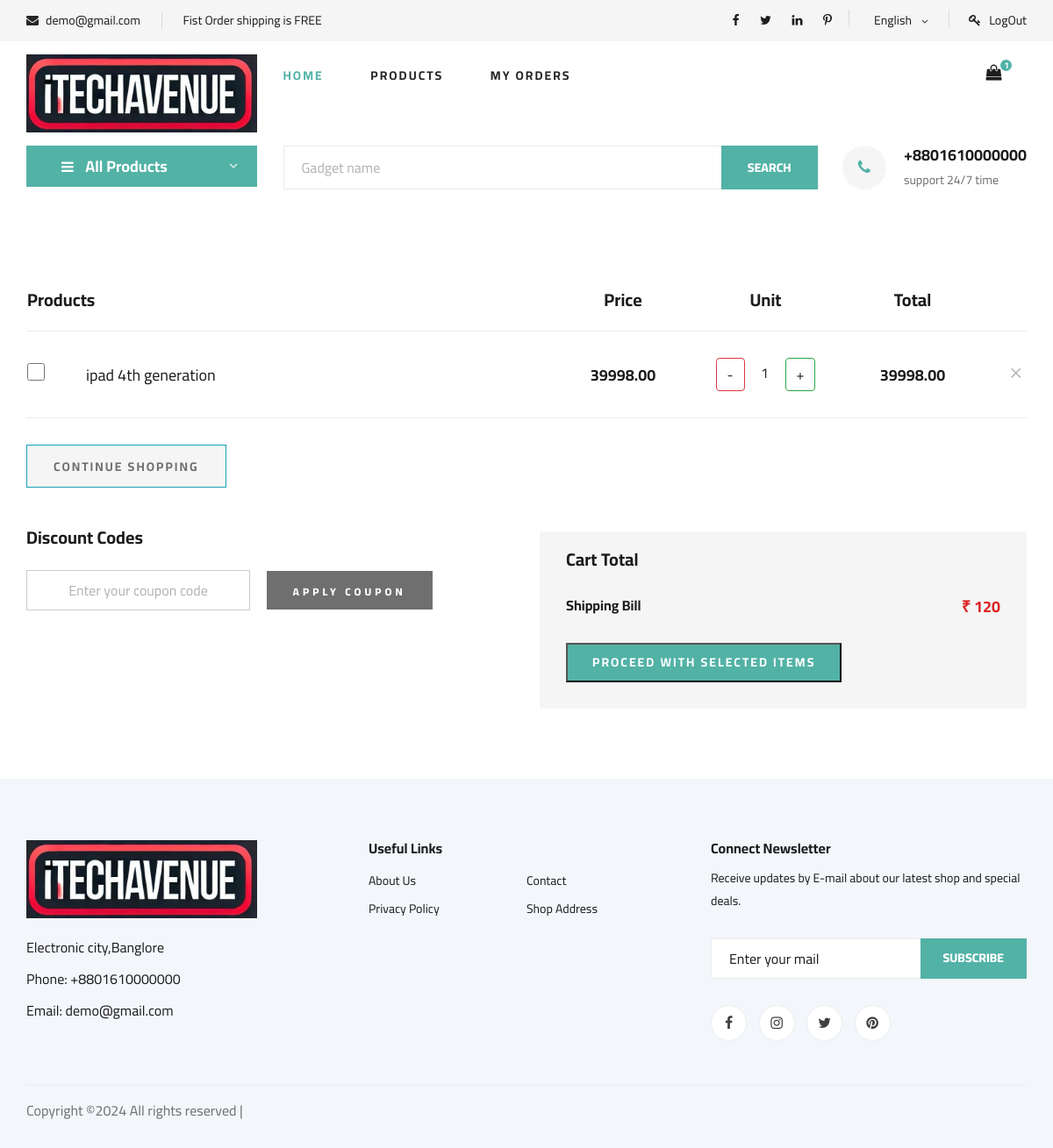
Screenshot of /cart/ (signed in) with the database file from the repository.
### users/models.py (models this page shows, shortened)
class User(AbstractBaseUser, PermissionsMixin):
    email = models.EmailField(unique=True, null=False)
    is_staff = models.BooleanField(
        gettext_lazy('I am staff'),
        default=False,
    help_text = gettext_lazy('If the user is admin stuff of this site then can see admin panel')
    )
    is_active = models.BooleanField(
        gettext_lazy('account active'),
        default=True,
        help_text=gettext_lazy('A user should be treated as active. Admin can unselect this instead of deleting accounts')
    )
    ROLE_CHOICES = (
        ('admin', 'Admin'),
        ('customer', 'Customer'),
    )
    role = models.CharField(
        max_length=20,
        choices=ROLE_CHOICES,
        default='admin',
    )
    USERNAME_FIELD = 'email'
    objects = MyCustomManager()

class CommonBaseModel(models.Model):
    uid = models.UUIDField(primary_key=True, default= uuid.uuid4, editable=False)
    created_at = models.DateTimeField(auto_now_add=True)
    updated_at = models.DateTimeField(auto_now=True)
    class Meta:
        abstract = True

class Profile(CommonBaseModel):
    user = models.OneToOneField(User, on_delete=models.CASCADE, related_name='profile')
    name= models.CharField( max_length=250)
    age = models.DateField(auto_now=False, auto_now_add=False, null=True)
    image = models.ImageField(upload_to="UserImages",default="default.jpg")
    details_filled = models.BooleanField(default=False)

### market/models.py (models this page shows, shortened)
class CommonBaseModel(models.Model):
    uid = models.UUIDField(primary_key=True, default= uuid.uuid4, editable=False)
    created_at = models.DateTimeField(auto_now_add=True)
    updated_at = models.DateTimeField(auto_now=True)
    class Meta:
        abstract = True

class CartItem(CommonBaseModel):
    user = models.ForeignKey(Profile, on_delete=models.CASCADE)
    fish = models.ForeignKey(Gadget, on_delete=models.CASCADE)
    quantity = models.IntegerField(default=1)
    purchased = models.BooleanField(default=False)
    def subtotal(self):
        return self.fish.discounted_price() * self.quantity

class Gadget(CommonBaseModel):
    name = models.CharField(max_length=100)
    image = models.ImageField(upload_to="Gadget")
    price = models.DecimalField(max_digits=10, decimal_places=2)
    category = models.ForeignKey(Category, on_delete=models.CASCADE)
    discount = models.DecimalField(max_digits=5, decimal_places=2, blank=True, null=True)
    def discounted_price(self):
        if self.discount:
            return self.price - self.discount
        else:
            return self.price

### market/views.py (the view, shortened to what this page needs)
# urls.py: path("cart/", views.cart, name="cart" ),
@login_required()
def cart(request):
    profile = request.user.profile # as it is one to one field
    cart_items = CartItem.objects.filter(user = profile, purchased = False)
    referring_url = request.META.get('HTTP_REFERER')
    if cart_items.exists():
        context ={
            "cart":cart_items,
        }
        return render(request, "frontend/cart.html", context)
    else:
        messages.warning(request,"You have no items in cart!")
    return redirect(referring_url)

### market/templatetags/common.py (called while the page is built)
@register.filter
def cart_data(profile):
    if profile:
        carts = CartItem.objects.filter(user=profile, purchased = False)
        if carts:
            item = carts.count()
            return item
        else:
            return 0
    else:
        return 0

### templates/frontend/cart.html (shortened to what this page needs)
{% extends "frontend/base/base.html" %}
{% load static %}
{% block css %}
<link rel="stylesheet" href="{% static "css/cart.css" %}">
{% endblock css %}
{% block content %}
<section class="shoping-cart spad">
    <div class="container">
        <div class="row">
            <div class="col-lg-12">
                <div class="shoping__cart__table">
                    <table>
                        <thead>
                            <tr>
                                <th class="shoping__product">Products</th>
                                <th>Price</th>
                                <th>Unit</th>
                                <th>Total</th>
                                <th></th>
                            </tr>
                        </thead>
                        <tbody>
                          <form id="FormId" method="POST" novalidate>
                            {% for the_item in cart %}
                            <tr>
                              <td class="shoping__cart__item">
                                <input type="checkbox" name="selected_items" value="{{ the_item.uid }}" id="id-{{ the_item.uid }}" class="cart-item-select">
                                  <h5>{{the_item.fish.name}}</h5>
                              </td>
                              <td class="shoping__cart__price">
                                  {{the_item.fish.discounted_price}}
                              </td>
                              <td class="shoping__cart__quantity">
                                  <div class="quantity">
                                    <a class="btn border border-danger" href="{% url 'cart_minus' the_item.uid %}" class="plus">-</a>
                                    <span class="container">{{ the_item.quantity }} </span>
                                    <a class="btn border border-success" href="{% url 'cart_plus' the_item.uid %}" class="plus">+</a>
                                  </div>
                              </td>
                              <td class="shoping__cart__total">
                                  {{the_item.subtotal}}
                              </td>
                              <td  class="shoping__cart__item__close">
                                <a href="{% url "delete_cart_product" the_item.uid %}" >
                                  <span class="icon_close"></span>
                                </a>
                              </td>
                            </tr>
                            {% endfor %}
                            </form>
                        </tbody>
                    </table>
                </div>
            </div>
        </div>
        <div class="row">
            <div class="col-lg-12">
                <div class="shoping__cart__btns">
                    <a href="{% url "products" %}" class="primary-btn cart-btn border border-info">CONTINUE SHOPPING</a>
                </div>
            </div>
            <div class="col-lg-6">
                <div class="shoping__continue">
                    <div class="shoping__discount">
                        <h5>Discount Codes</h5>
                        <form action="#">
                            <input type="text" placeholder="Enter your coupon code">
                            <button type="submit" class="site-btn">APPLY COUPON</button>
                        </form>
                    </div>
                </div>
            </div>
            <div class="col-lg-6">
                <div class="shoping__checkout">
                    <h5>Cart Total</h5>
                    <ul>
                        <li>Shipping Bill <span>₹ 120 </span></li>
                    </ul>
                    <button id="buttonId" class="primary-btn">PROCEED WITH SELECTED ITEMS</button>
                </div>
            </div>
        </div>
    </div>
</section>
{% endblock content %}

### templates/frontend/base/base.html (shortened to what this page needs)
{% load static %}
{% load common %}
<!DOCTYPE html>
<html>
<head>
    <link rel="stylesheet" href="{% static "css/bootstrap.min.css" %}" type="text/css">
    <link rel="stylesheet" href="{% static "css/font-awesome.min.css" %}" type="text/css">
    <link rel="stylesheet" href="{% static "css/elegant-icons.css" %}" type="text/css">
    <link rel="stylesheet" href="{% static "css/nice-select.css" %}" type="text/css">
    <link rel="stylesheet" href="{% static "css/jquery-ui.min.css" %}" type="text/css">
    <link rel="stylesheet" href="{% static "css/owl.carousel.min.css" %}" type="text/css">
    <link rel="stylesheet" href="{% static "css/slicknav.min.css" %}" type="text/css">
    <link rel="stylesheet" href="{% static "css/style.css" %}" type="text/css">
    <link rel="stylesheet" href="{% static "css/alert.css" %}" type="text/css">
    {% block css %}{% endblock css %}
</head>
<body>
    <header class="header">
        <div class="header__top">
            <div class="container">
                <div class="row">
                    <div class="col-lg-6 col-md-6">
                        <div class="header__top__left">
                            <ul>
                                <li><i class="fa fa-envelope"></i> demo@gmail.com</li>
                                <li>Fist Order shipping is FREE</li>
                            </ul>
                        </div>
                    </div>
                    <div class="col-lg-6 col-md-6">
                        <div class="header__top__right">
                            <div class="header__top__right__social">
                                <a href="#"><i class="fa fa-facebook"></i></a>
                                <a href="#"><i class="fa fa-twitter"></i></a>
                                <a href="#"><i class="fa fa-linkedin"></i></a>
                                <a href="#"><i class="fa fa-pinterest-p"></i></a>
                            </div>
                            <div class="header__top__right__language">
                                <div>English</div>
                                <span class="arrow_carrot-down"></span>
                            </div>
                            {% if user.is_authenticated %}
                            <div class="header__top__right__auth">
                                <a href="{% url "logout_view" %}"><i class="fa fa-key"></i> LogOut</a>
                            </div>
                            {% endif %}
                        </div>
                    </div>
                </div>
            </div>
        </div>
        <div class="container">
            <div class="row">
                <div class="col-lg-3">
                    <div class="header__logo">
                        <a href="{% url "homepage" %}"><img src="{% static "image/logo.png" %}" alt="" ></a>
                    </div>
                </div>
                <div class="col-lg-6">
                    <nav class="header__menu">
                        <ul>
                            <li class="active"><a href="{% url "homepage" %}">Home</a></li>
                            <li><a href="#">Products</a>
                            </li>
                            <li><a href="{% url "my_orders" %}">My Orders</a></li>
                        </ul>
                    </nav>
                </div>
                <div class="col-lg-3">
                    <div class="header__cart">
                        <ul>
                            <li><a href="{% url "cart" %}"><i class="fa fa-shopping-bag"></i> <span>{{ request.user.profile | cart_data }}</span></a></li>
                        </ul>
                    </div>
                </div>
            </div>
        </div>
    </header>
    <section class="hero hero-normal">
        <div class="container">
            <div class="row">
                <div class="col-lg-3">
                    <div class="hero__categories">
                        <div class="hero__categories__all">
                            <i class="fa fa-bars"></i>
                            <span>All Products</span>
                        </div>
                    </div>
                </div>
                <div class="col-lg-9">
                    <div class="hero__search">
                        <div class="hero__search__form">
                            <form action="/products/?" class="d-flex  rounded">
                                <div class="input-group flex-grow-1 me-0 ms-0 pe-0">
                                    <input type="text" name="name"  placeholder="Gadget name" aria-label="Gadget Name">
                                </div>
                                <button type="submit" class="site-btn">SEARCH</button>
                            </form>
                        </div>
                        <div class="hero__search__phone">
                            <div class="hero__search__phone__icon">
                                <i class="fa fa-phone"></i>
                            </div>
                            <div class="hero__search__phone__text">
                                <h5>+8801610000000</h5>
                                <span>support 24/7 time</span>
                            </div>
                        </div>
                    </div>
                </div>
            </div>
        </div>
    </section>
    {% block content %}
    {% endblock content %}
    <footer class="footer spad">
        <div class="container">
            <div class="row">
                <div class="col-lg-3 col-md-6 col-sm-6">
                    <div class="footer__about">
                        <div class="footer__about__logo">
                            <a href="{% url "homepage" %}"><img src="{% static "image/logo.png" %}" alt=""></a>
                        </div>
                        <ul>
                            <li>Electronic city,Banglore</li>
                            <li>Phone: +8801610000000</li>
                            <li>Email: demo@gmail.com</li>
                        </ul>
                    </div>
                </div>
                <div class="col-lg-4 col-md-6 col-sm-6 offset-lg-1">
                    <div class="footer__widget">
                        <h6>Useful Links</h6>
                        <ul>
                            <li><a href="#">About Us</a></li>
                            <li><a href="#">Privacy Policy</a></li>
                        </ul>
                        <ul>
                            <li><a href="#">Contact</a></li>
                            <li><a href="#">Shop Address</a></li>
                        </ul>
                    </div>
                </div>
                <div class="col-lg-4 col-md-12">
                    <div class="footer__widget">
                        <h6>Connect Newsletter</h6>
                        <p>Receive updates by E-mail about our latest shop and special deals.</p>
                        <form action="#">
                            <input type="text" placeholder="Enter your mail">
                            <button type="submit" class="site-btn">Subscribe</button>
                        </form>
                        <div class="footer__widget__social">
                            <a href="#"><i class="fa fa-facebook"></i></a>
                            <a href="#"><i class="fa fa-instagram"></i></a>
                            <a href="#"><i class="fa fa-twitter"></i></a>
                            <a href="#"><i class="fa fa-pinterest"></i></a>
                        </div>
                    </div>
                </div>
            </div>
            <div class="row">
                <div class="col-lg-12">
                    <div class="footer__copyright">
                        <div class="footer__copyright__text">
                            <p>
                                Copyright &copy;<script>document.write(new Date().getFullYear());</script> All rights reserved |
                            </p>
                        </div>
                    </div>
                </div>
            </div>
        </div>
    </footer>
</body>
</html>

### static/css/cart.css (style rules this page uses)
.cart-item-select { margin-right: 15px; width: 20px; height: 20px; accent-color: #007bff; }

### rows the page displays
User: user.profile|cart_data "1"
CartItem: fish.name "ipad 4th generation", fish.discounted_price "39998.00", quantity "1", subtotal "39998.00"
